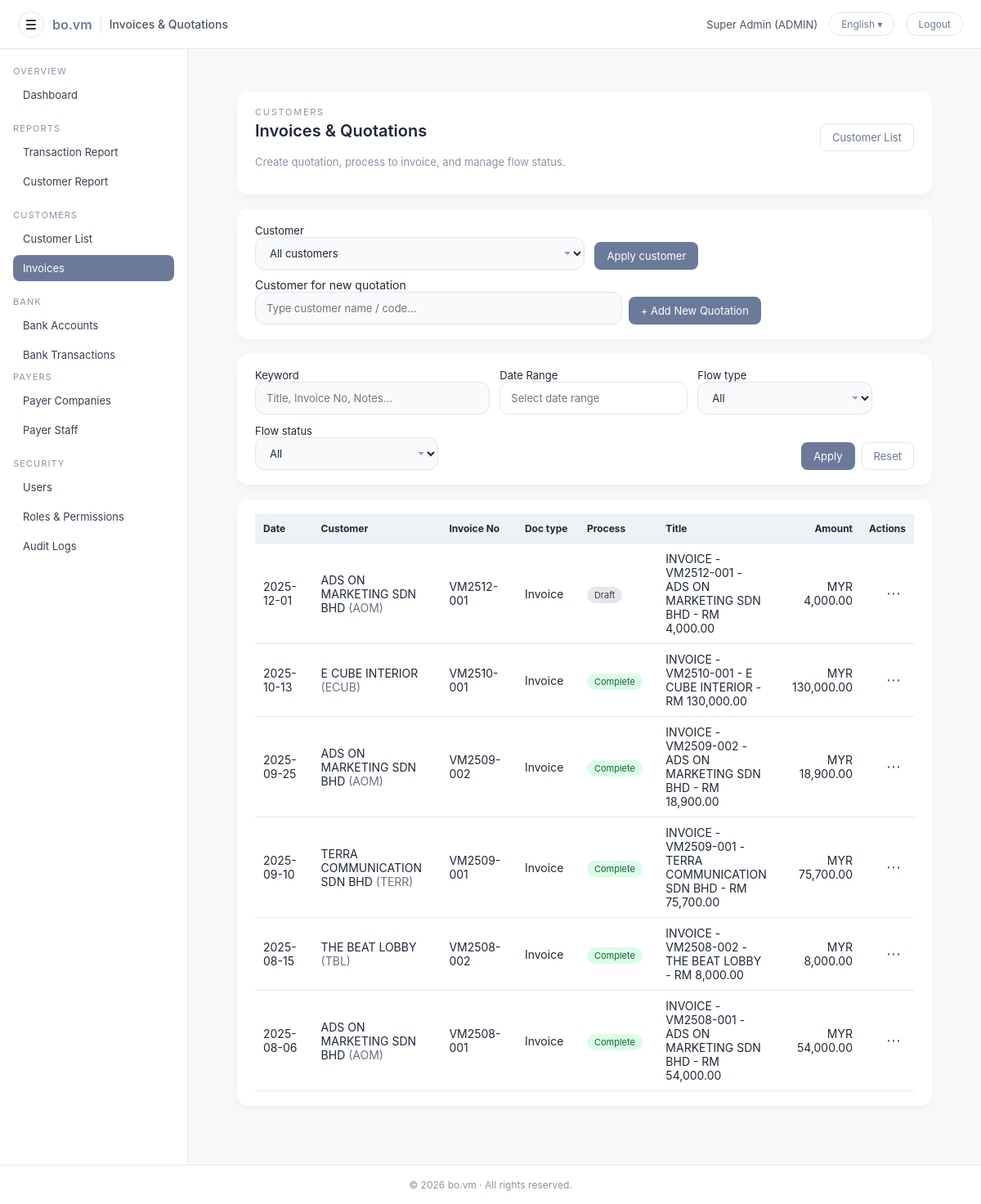
Page /admin/customers/invoices.php (signed in) on the committed database.
### tables this page shows
CREATE TABLE `users` (
  `id` int(11) NOT NULL AUTO_INCREMENT,
  `username` varchar(100) NOT NULL,
  `password_hash` varchar(255) NOT NULL,
  `full_name` varchar(255) NOT NULL,
  `email` varchar(255) DEFAULT NULL,
  `phone` varchar(50) DEFAULT NULL,
  `nric` varchar(50) DEFAULT NULL,
  `role` enum('ADMIN','CUSTOMER') NOT NULL DEFAULT 'CUSTOMER',
  `customer_id` int(11) DEFAULT NULL,
  `must_change_password` tinyint(1) NOT NULL DEFAULT 1,
  `is_active` tinyint(1) NOT NULL DEFAULT 1,
  `last_login_at` datetime DEFAULT NULL,
  `created_at` datetime NOT NULL DEFAULT current_timestamp(),
  `updated_at` datetime DEFAULT NULL ON UPDATE current_timestamp(),
  PRIMARY KEY (`id`),
  UNIQUE KEY `uq_users_username` (`username`),
  KEY `fk_users_customer` (`customer_id`),
  CONSTRAINT `fk_users_customer` FOREIGN KEY (`customer_id`) REFERENCES `customers` (`id`) ON DELETE SET NULL ON UPDATE CASCADE
);

CREATE TABLE `customer_txn` (
  `id` int(11) NOT NULL AUTO_INCREMENT,
  `customer_id` int(11) NOT NULL,
  `bank_account_id` int(10) unsigned DEFAULT NULL,
  `bank_txn_id` int(11) DEFAULT NULL,
  `payer_company_id` int(11) DEFAULT NULL,
  `payer_staff_id` int(10) unsigned DEFAULT NULL,
  `pay_source_customer_id` int(11) DEFAULT NULL,
  `pay_source_type` varchar(20) DEFAULT NULL,
  `source_txn_id` int(11) DEFAULT NULL,
  `is_alloc_source` tinyint(1) NOT NULL DEFAULT 0,
  `is_hidden` tinyint(1) NOT NULL DEFAULT 0,
  `txn_date` date DEFAULT NULL,
  `do_date` date DEFAULT NULL,
  `from_name` varchar(255) DEFAULT NULL,
  `from_reg_no` varchar(100) DEFAULT NULL,
  `from_rep_name` varchar(255) DEFAULT NULL,
  `from_rep_nric` varchar(50) DEFAULT NULL,
  `ref_no` varchar(100) DEFAULT NULL,
  `invoice_no` varchar(50) DEFAULT NULL,
  `or_no` varchar(50) DEFAULT NULL,
  `title` varchar(255) NOT NULL,
  `txn_type` enum('IN','OUT') NOT NULL,
  `in_kind` enum('INVOICE','RETURN','BONUS','ALLOCATE') NOT NULL DEFAULT 'INVOICE',
  `doc_flow_type` enum('NORMAL','QUOTATION') NOT NULL DEFAULT 'NORMAL',
  `out_kind` enum('NORMAL','LOAN','REFUND','OTHER') DEFAULT NULL,
  `method` enum('CASH','BANK','USDT','OTHER') NOT NULL DEFAULT 'CASH',
  `bank_id` int(11) DEFAULT NULL,
  `currency` varchar(10) NOT NULL DEFAULT 'MYR',
  `fx_rate` decimal(18,6) DEFAULT NULL,
  `amount` decimal(18,2) NOT NULL,
  `order_total` decimal(18,2) DEFAULT NULL,
  `allocated_amount` decimal(18,2) NOT NULL DEFAULT 0.00,
  `status` enum('DRAFT','SENT','PENDING','CONFIRMED') NOT NULL DEFAULT 'DRAFT',
  `doc_flow_status` enum('DRAFT','PROCESSING','REJECTED','COMPLETED') NOT NULL DEFAULT 'DRAFT',
  `sent_at` datetime DEFAULT NULL,
  `confirmed_at` datetime DEFAULT NULL,
  `confirmed_by_user_id` int(11) DEFAULT NULL,
  `signature_image` mediumtext DEFAULT NULL,
  `payer_signature_image` longtext DEFAULT NULL,
  `notes` text DEFAULT NULL,
  `attachment_path` varchar(255) DEFAULT NULL,
  `attachment_name` varchar(255) DEFAULT NULL,
  `attachment_mime` varchar(100) DEFAULT NULL,
  `recipient_name` varchar(255) DEFAULT NULL,
  `recipient_nric` varchar(50) DEFAULT NULL,
  `require_signature` tinyint(1) NOT NULL DEFAULT 0,
  `payer_signed_at` datetime DEFAULT NULL,
  `recipient_signed_at` datetime DEFAULT NULL,
  `sign_receive` tinyint(1) NOT NULL DEFAULT 1,
  `sign_mode` enum('CHOP_ONLY','SIGN_ONLY','SIGN_AND_CHOP') NOT NULL DEFAULT 'SIGN_AND_CHOP',
  `sign_payer` tinyint(1) NOT NULL DEFAULT 0,
  `is_contra` tinyint(1) NOT NULL DEFAULT 0,
  `related_txn_id` int(11) DEFAULT NULL,
  `created_at` datetime NOT NULL DEFAULT current_timestamp(),
  `updated_at` datetime DEFAULT NULL ON UPDATE current_timestamp(),
  `order_currency` varchar(10) DEFAULT NULL,
  `quotation_customer_signature_image` longtext DEFAULT NULL,
  `quotation_company_signature_image` longtext DEFAULT NULL,
  `invoice_customer_signature_image` longtext DEFAULT NULL,
  `invoice_company_signature_image` longtext DEFAULT NULL,
  `do_customer_signature_image` longtext DEFAULT NULL,
  `do_company_signature_image` longtext DEFAULT NULL,
  `require_sign_quotation` tinyint(1) NOT NULL DEFAULT 0,
  `require_sign_invoice` tinyint(1) NOT NULL DEFAULT 0,
  `require_sign_do` tinyint(1) NOT NULL DEFAULT 0,
  PRIMARY KEY (`id`),
  KEY `idx_customer_id` (`customer_id`),
  KEY `idx_txn_type` (`txn_type`),
  KEY `idx_status` (`status`),
  KEY `idx_txn_date` (`txn_date`),
  KEY `idx_bank_account_id` (`bank_account_id`),
  KEY `idx_pay_source_customer` (`pay_source_customer_id`),
  KEY `idx_is_contra` (`is_contra`),
  KEY `idx_source_txn_id` (`source_txn_id`),
  KEY `idx_cust_date` (`customer_id`,`txn_date`),
  KEY `idx_customer_txn_bank_txn_id` (`bank_txn_id`),
  CONSTRAINT `fk_customer_txn_customer` FOREIGN KEY (`customer_id`) REFERENCES `customers` (`id`) ON DELETE CASCADE
);

CREATE TABLE `customers` (
  `id` int(11) NOT NULL AUTO_INCREMENT,
  `company_id` int(10) unsigned DEFAULT NULL,
  `signatory_staff_id` int(10) unsigned DEFAULT NULL,
  `code` varchar(50) NOT NULL,
  `name` varchar(255) NOT NULL,
  `reg_no` varchar(100) DEFAULT NULL,
  `billing_name` varchar(255) DEFAULT NULL,
  `contact_name` varchar(255) DEFAULT NULL,
  `contact_phone` varchar(50) DEFAULT NULL,
  `contact_email` varchar(255) DEFAULT NULL,
  `default_receipt_name` varchar(255) DEFAULT NULL,
  `default_receipt_nric` varchar(50) DEFAULT NULL,
  `is_active` tinyint(1) NOT NULL DEFAULT 1,
  `address1` varchar(255) DEFAULT NULL,
  `address2` varchar(255) DEFAULT NULL,
  `address3` varchar(255) DEFAULT NULL,
  `city` varchar(100) DEFAULT NULL,
  `state` varchar(100) DEFAULT NULL,
  `postcode` varchar(20) DEFAULT NULL,
  `country` varchar(100) DEFAULT 'Malaysia',
  `created_at` datetime NOT NULL DEFAULT current_timestamp(),
  `updated_at` datetime DEFAULT NULL ON UPDATE current_timestamp(),
  `category_id` int(11) DEFAULT NULL,
  PRIMARY KEY (`id`),
  UNIQUE KEY `uq_customers_code` (`code`),
  KEY `idx_customers_category_id` (`category_id`)
);

### public/admin/customers/invoices.php (the view, shortened to what the rows shown need)
<?php
require_admin();
$pdo = get_pdo();
$pdo->setAttribute(PDO::ATTR_DEFAULT_FETCH_MODE, PDO::FETCH_ASSOC);
function table_columns(PDO $pdo, string $table): array
{
  static $cache = [];
  $k = strtolower($table);
  $cols = [];
  try {
    $st = $pdo->query("DESCRIBE `$table`");
    foreach ($st->fetchAll(PDO::FETCH_ASSOC) as $r) {
      $name = (string)($r['Field'] ?? '');
      if ($name !== '') $cols[$name] = true;
    }
  } catch (Throwable $e) {
  }
  return $cache[$k] = $cols;
}
$txnCols        = table_columns($pdo, 'customer_txn');
$hasDocFlowStat = isset($txnCols['doc_flow_status']);
$allCustomers = $pdo->query("SELECT id, name, code FROM customers ORDER BY name ASC, id ASC")->fetchAll();
$customerMap = [];
foreach ($allCustomers as $c) {
  $customerMap[(int)$c['id']] = $c;
}
$cid = (int)($_GET['customer_id'] ?? $_POST['customer_id'] ?? 0);
$customer = ($cid > 0 && isset($customerMap[$cid])) ? $customerMap[$cid] : null;
$where = ["t.txn_type = 'IN'", "(t.in_kind = 'INVOICE' OR t.in_kind IS NULL OR t.in_kind = '')"];
$params = [];
$where[] = "c.category_id = 3";
$sql = "
  SELECT t.*, c.name AS customer_name, c.code AS customer_code
  FROM customer_txn t
  JOIN customers c ON c.id = t.customer_id
  WHERE " . implode(' AND ', $where) . "
  ORDER BY t.txn_date DESC, t.id DESC
";
$st = $pdo->prepare($sql);
$st->execute($params);
$rows = $st->fetchAll();
include __DIR__ . '/../include/header.php';
?>
<div class="admin-main">
  <div class="admin-main-inner">
    <div class="admin-card" style="margin-bottom:18px;">
      <div class="admin-card-header">
        <div>
          <h1 class="page-title">
            <?php if ($customer): ?>
              <?= h($customer['name'] ?? '') ?>
              <?php if (!empty($customer['code'])): ?>
                <span style="font-size:13px;font-weight:500;color:#6b7280;">(<?= h($customer['code']) ?>)</span>
              <?php endif; ?>
            <?php else: ?>
              <?= h('Invoices & Quotations') ?>
            <?php endif; ?>
          </h1>
        </div>
      </div>
    </div>
        <?php include __DIR__ . '/../../include/date_range.php'; ?>
    <div class="admin-card">
      <table class="table">
        <thead>
          <tr>
            <th style="width:110px;">Date</th>
            <?php if ($cid <= 0): ?>
              <th style="width:210px;">Customer</th>
            <?php endif; ?>
            <th style="width:130px;">Invoice No</th>
            <th style="width:110px;">Doc type</th>
            <th style="width:130px;">Process</th>
            <th>Title</th>
            <th style="width:150px;text-align:right;">Amount</th>
            <th style="width:60px;" class="table-actions-cell">Actions</th>
          </tr>
        </thead>
        <tbody>
          <?php if (!$rows): ?>
            <tr>
              <td colspan="<?= $cid <= 0 ? 8 : 7 ?>" style="padding:14px;font-size:13px;color:#6b7280;">
                No invoices / quotations for this filter.
              </td>
            </tr>
          <?php else: ?>
            <?php foreach ($rows as $r): ?>
              <?php
              $dt = (string)($r['txn_date'] ?? substr((string)($r['created_at'] ?? ''), 0, 10));
              $invNo = trim((string)($r['invoice_no'] ?? ''));
              $cur = (string)($r['currency'] ?? 'MYR');
              $amt = (float)($r['order_total'] ?? 0);
              $customerName = trim((string)($r['customer_name'] ?? ''));
              $curCode = strtoupper(trim($cur));
              $moneyPrefix = ($curCode === 'MYR') ? 'RM ' : (($curCode !== '') ? ($curCode . ' ') : '');
              $moneyText = $moneyPrefix . number_format($amt, 2);
              if ($invNo === '') {
                $title = "QUOTATION '" . $customerName . "' " . $moneyText;
              } else {
                $title = "INVOICE - " . $invNo . " - " . $customerName . " - " . $moneyText;
              }
              $dfStat = strtoupper((string)($hasDocFlowStat ? ($r['doc_flow_status'] ?? 'DRAFT') : 'DRAFT'));
              $dfTypeLabel = (trim((string)($r['invoice_no'] ?? '')) !== '') ? 'Invoice' : 'Quotation';
              $statusLabel = ($dfStat === 'COMPLETED') ? 'Complete' : ucfirst(strtolower($dfStat));
              $statusStyle = 'background:#e5e7eb;color:#374151;';
              if ($dfStat === 'REJECTED') $statusStyle = 'background:#fee2e2;color:#b91c1c;';
              elseif ($dfStat === 'PROCESSING') $statusStyle = 'background:#dbeafe;color:#1d4ed8;';
              elseif ($dfStat === 'COMPLETED') $statusStyle = 'background:#dcfce7;color:#166534;';
              $isQuotationRow = ($invNo === '');
              ?>
              <tr>
                <td><?= h($dt) ?></td>
                <?php if ($cid <= 0): ?>
                  <td>
                    <?= h((string)($r['customer_name'] ?? '')) ?>
                    <?php if (!empty($r['customer_code'])): ?>
                      <span style="color:#6b7280;">(<?= h((string)$r['customer_code']) ?>)</span>
                    <?php endif; ?>
                  </td>
                <?php endif; ?>
                <td><?= $invNo !== '' ? h($invNo) : '—' ?></td>
                <td><?= h($dfTypeLabel) ?></td>
                <td>
                  <?php if (!$isQuotationRow): ?>
                    <span style="font-size:11px;padding:3px 9px;border-radius:999px;<?= h($statusStyle) ?>">
                      <?= h($statusLabel) ?>
                    </span>
                  <?php endif; ?>
                </td>
                <td><?= h($title) ?></td>
                <td style="text-align:right;"><?= h($cur) ?> <?= number_format($amt, 2) ?></td>
                <td class="table-actions-cell">
                  <div class="actions-menu">
                    <button type="button" class="actions-menu-trigger" aria-expanded="false">⋯</button>
                  </div>
                </td>
              </tr>
            <?php endforeach; ?>
          <?php endif; ?>
        </tbody>
      </table>
    </div>
  </div>
</div>
<?php include __DIR__ . '/../include/footer.php'; ?>

### public/admin/include/header.php (shortened to what the rows shown need)
<?php
$u = current_user();
$currentLang = $_SESSION['lang'] ?? 'en';
?>
<!DOCTYPE html>
<html lang="<?= h($currentLang) ?>">
<head>
  <link rel="stylesheet" href="<?= h(url('admin/assets/style.css')) ?>">
  <link rel="stylesheet" href="<?= h(url('admin/assets/css/admin-actions-menu.css')) ?>">
  <link rel="stylesheet" href="<?= h(url('public/assets/css/date_range.css')) ?>">
</head>
<body class="admin-body">
  <header class="admin-topbar">
    <div class="topbar-right">
      <span class="topbar-user">
        <?= h($u['full_name'] ?? $u['username']) ?> (<?= h($u['role']) ?>)
      </span>
      <div class="lang-wrap">
        <button id="adminLangToggle" class="btn-topbar">
        </button>
      </div>
      <a class="btn-topbar" href="<?= h(url('logout.php')) ?>">
        <?= h(function_exists('t') ? t('admin.header.logout', [], 'Logout') : 'Logout') ?>
      </a>
    </div>
  </header>
  <div class="admin-shell">
    <main class="admin-main">
      <div class="admin-main-inner">

### rows in the picture
users: full_name "Super Admin", role "ADMIN"
customer_txn: txn_date "2025-12-01", customer.name "ADS ON MARKETING SDN BHD", customer.code "AOM", invoice_no "VM2512-001", invoice_no "Invoice", doc_flow_status "Draft", title "INVOICE - VM2512-001 - ADS ON MARKETING SDN BHD - RM 4,000.00", currency "MYR", order_total "4,000.00"
customer_txn: txn_date "2025-10-13", customer.name "E CUBE INTERIOR", customer.code "ECUB", invoice_no "VM2510-001", invoice_no "Invoice", doc_flow_status "Complete", title "INVOICE - VM2510-001 - E CUBE INTERIOR - RM 130,000.00", currency "MYR", order_total "130,000.00"
customer_txn: txn_date "2025-09-25", customer.name "ADS ON MARKETING SDN BHD", customer.code "AOM", invoice_no "VM2509-002", invoice_no "Invoice", doc_flow_status "Complete", title "INVOICE - VM2509-002 - ADS ON MARKETING SDN BHD - RM 18,900.00", currency "MYR", order_total "18,900.00"
customer_txn: txn_date "2025-09-10", customer.name "TERRA COMMUNICATION SDN BHD", customer.code "TERR", invoice_no "VM2509-001", invoice_no "Invoice", doc_flow_status "Complete", title "INVOICE - VM2509-001 - TERRA COMMUNICATION SDN BHD - RM 75,700.00", currency "MYR", order_total "75,700.00"
customer_txn: txn_date "2025-08-15", customer.name "THE BEAT LOBBY", customer.code "TBL", invoice_no "VM2508-002", invoice_no "Invoice", doc_flow_status "Complete", title "INVOICE - VM2508-002 - THE BEAT LOBBY - RM 8,000.00", currency "MYR", order_total "8,000.00"
customer_txn: txn_date "2025-08-06", customer.name "ADS ON MARKETING SDN BHD", customer.code "AOM", invoice_no "VM2508-001", invoice_no "Invoice", doc_flow_status "Complete", title "INVOICE - VM2508-001 - ADS ON MARKETING SDN BHD - RM 54,000.00", currency "MYR", order_total "54,000.00"

### other values in the picture
$page_title "Invoices & Quotations"
$displayLang "English"
$hasT ? t('admin.nav.section.overview', [], 'OVERVIEW') : 'OVERVIEW' "OVERVIEW"
$hasT ? t('admin.nav.dashboard', [], 'Dashboard') : 'Dashboard' "Dashboard"
$hasT ? t('admin.nav.section.reports', [], 'REPORTS') : 'REPORTS' "REPORTS"
$hasT ? t('admin.nav.customer_invoices', [], 'Invoices') : 'Invoices' "Invoices"
$hasT ? t('admin.nav.section.bank', [], 'BANK') : 'BANK' "BANK"
$hasT ? t('admin.nav.section.payers', [], 'PAYERS') : 'PAYERS' "PAYERS"
$hasT ? t('admin.nav.payer_staff', [], 'Payer Staff') : 'Payer Staff' "Payer Staff"
$hasT ? t('admin.nav.section.security', [], 'SECURITY') : 'SECURITY' "SECURITY"
$hasT ? t('admin.nav.users', [], 'Users') : 'Users' "Users"
$hasT ? t('admin.nav.audit_logs', [], 'Audit Logs') : 'Audit Logs' "Audit Logs"
t('common.date_range') "Date Range"
tt('admin.common.apply', 'Apply') "Apply"
tt('admin.common.reset', 'Reset') "Reset"
